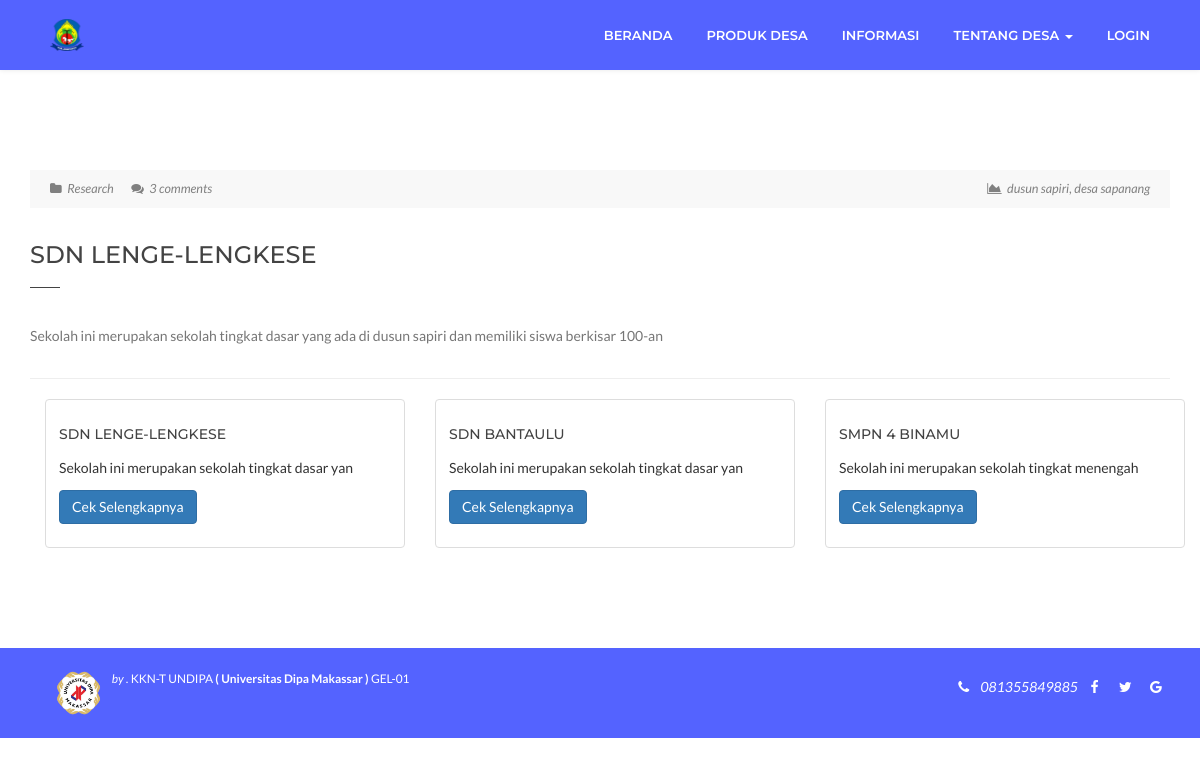
Before: /pendidikan_detail.php?id=1 with the older database file.
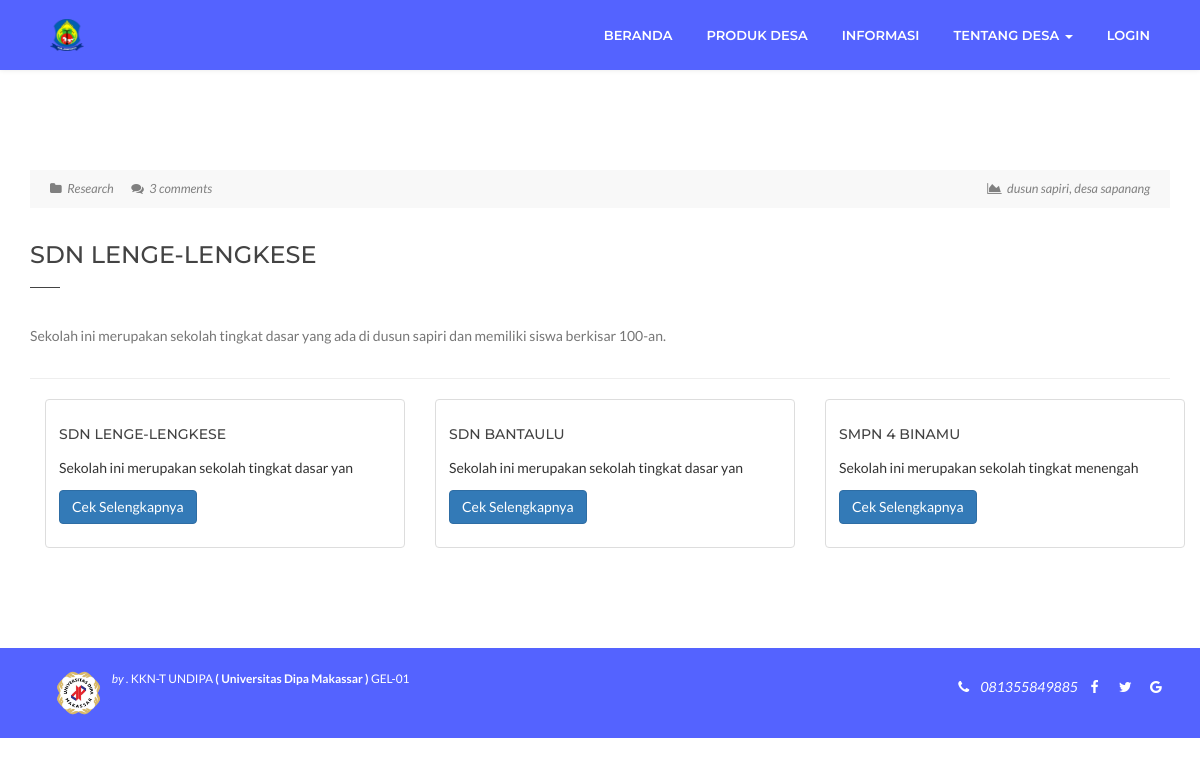
After: the same page with the newer database file.
### tables this page shows
CREATE TABLE `tb_pendidikan` (
  `id_pendidikan` int(11) NOT NULL,
  `nama_sekolah` varchar(30) NOT NULL,
  `gambar` varchar(50) NOT NULL,
  `alamat` varchar(60) NOT NULL,
  `deskripsi` varchar(200) NOT NULL
);

### function/function.php (called while the page is built, shortened)
<?php
$conn = mysqli_connect("localhost", "root", "", "desa_sapanang");
function view($query)
{
    global $conn;
    $result = mysqli_query($conn, $query);
    return $result;
}

### pendidikan_detail.php (the view, shortened to what this page needs)
<?php
require 'header1.php';
require 'function/function.php';
$id = $_GET['id'];
$query_info_detail = view("SELECT * FROM tb_pendidikan WHERE id_pendidikan = $id");
?>
<section id="blog-single" class="p-top-80 p-bottom-80">
    <div class="container clearfix">
        <div class="row">
            <div class="col-xs-12">
                <div class="postSingle">
                    <?php
                    while ($row = mysqli_fetch_array($query_info_detail)) :
                    ?>
                        <div class="postMedia">
                        </div>
                        <div class="postMeta clearfix">
                            <div class="postMeta-info">
                                <span class="metaCategory"><i class="fa fa-folder"></i> <a href="#">Research</a></span>
                                <span class="metaComment"><i class="fa fa-comments"></i> <a href="#">3
                                        comments</a></span>
                            </div>
                            <div class="postMeta-date">
                                <span class="metaDate"><i class="fa fa-area-chart"></i> <a href="#"><?= $row['alamat'] ?></a></span>
                            </div>
                        </div>
                        <div class="postTitle">
                            <h1><?= $row['nama_sekolah'] ?></h1>
                            <div class="divider-small"></div>
                        </div>
                        <p>
                            <?= $row['deskripsi'] ?>
                        </p>
                    <?php endwhile; ?>
                </div>
            </div>
        </div>
        <hr>
        <div class="container">
            <div class="row">
                <?php
                $query_sub = view("SELECT * FROM tb_pendidikan LIMIT 3");
                while ($row = mysqli_fetch_array($query_sub)) :
                    $cut_info = substr($row['deskripsi'], 0, 50);
                ?>
                    <div class="col-sm-6 col-md-4">
                        <div class="thumbnail">
                            <div class="caption">
                                <h6><?= $row['nama_sekolah'] ?></h6>
                                <p><?= $cut_info ?></p>
                                <p><a href="pendidikan_detail.php?id=<?= $row['id_pendidikan'] ?>" class="btn btn-primary" role="button">Cek Selengkapnya</a></p>
                            </div>
                        </div>
                    </div>
                <?php endwhile; ?>
            </div>
        </div>
    </div>
</section>
<?php require 'footer.php'; ?>

Changed rows visible on the page:
changed tb_pendidikan "SDN LENGE-LENGKESE": deskripsi "Sekolah ini merupakan sekolah tingkat dasar yang ada di dusun sapiri dan memiliki siswa berkisar 100-an" → "Sekolah ini merupakan sekolah tingkat dasar yang ada di dusun sapiri dan memiliki siswa berkisar 100-an."
